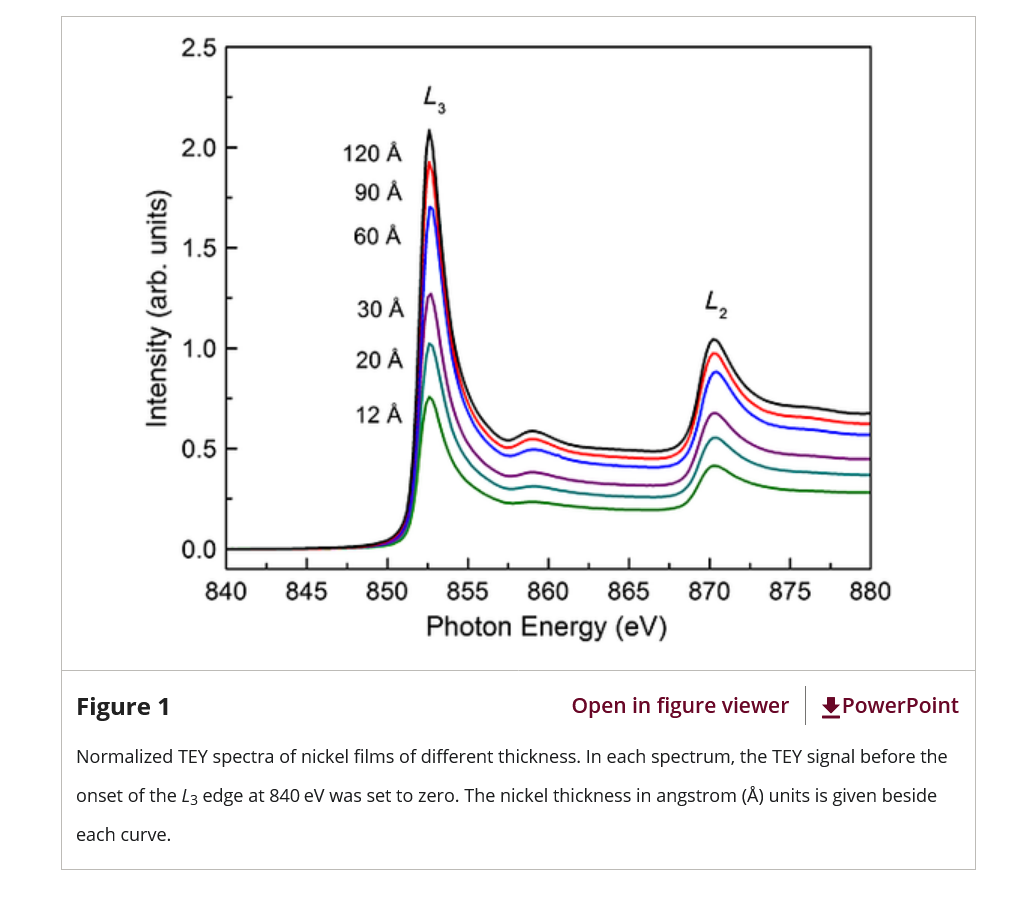
#> input picture Plot Digitising/Ni-Spectra.png, 1035 x 910 px, found by its file name
$ python plot_digitising.py
#> lines starting #> are read from the running program, lines starting #| are printed output that depends on the picture
""""
Insert plot screenshot, returns raw data

Code written by Tim Elsener using Gemini Thinking Mode 3.6 on 16.09.2026

User commands on line 345
"""
import cv2
import numpy as np
import pandas as pd
import matplotlib.pyplot as plt
import matplotlib.image as mpimg
from matplotlib.widgets import RectangleSelector


# [143 lines left out: functions digitise_spectrum, onselect, on_key_press, not called in this run]


def extract_rect_and_color(image_path):
    # State dictionary to hold variables modified by event callbacks
#> called with image_path = 'Plot Digitising\\Ni-Spectra.png'
    state = {'color': None}

    # 1. Load image and display plot
    img = mpimg.imread(image_path)
#> img is the input picture: shape (910, 1035, 3) float32; mean R, G, B 0.964, 0.961, 0.964
    fig, ax = plt.subplots(figsize=(12, 10))
    ax.imshow(img)
    ax.grid(True, color='k', linestyle='--', linewidth=.2)
    ax.set_title("1. RIGHT-click on the desired spectrum line to pick its color.\n"
                 "2. LEFT-click & drag to draw plot boundaries.\n"
                 "3. Press ENTER to confirm and close.")

    # -- Callbacks --
    def onselect(eclick, erelease):
        pass  # Rect bounds are handled by rect_selector.extents automatically

    def on_key_press(event):
        if event.key in ['enter', 'return', '\r', '\n']:
            plt.close(event.canvas.figure)

    # [17 lines left out: function on_mouse_click, not called in this run]

    # 2. Attach RectangleSelector (Left click only)
    rect_selector = RectangleSelector(
        ax,
        onselect,
        useblit=True,
        button=[1],              # Left mouse button only
        minspanx=5, minspany=5,
        props=dict(edgecolor='red', facecolor='red', alpha=0.2, fill=True),
        interactive=True
    )

    # 3. Connect listeners BEFORE plt.show()
    fig.canvas.mpl_connect('key_press_event', on_key_press)
    fig.canvas.mpl_connect('button_press_event', on_mouse_click)

    # Execution pauses here until window closes
    plt.show()
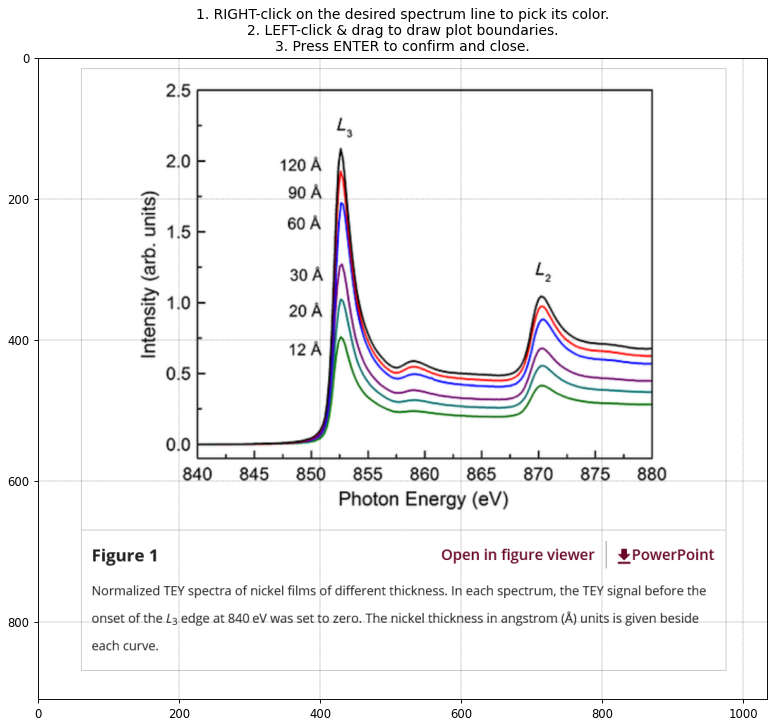
#> figure drawn by matplotlib, 1 panel

    # 4. Extract final outputs
    xmin, xmax, ymin, ymax = rect_selector.extents
    bounds = (int(xmin), int(xmax), int(ymin), int(ymax))

    print("\n" + "="*40)
    print("FINAL EXTRACTION RESULTS:")
    print(f"pixel bounds: {bounds}")
    if state['color'] is not None:
        print(f"  Target Line Color (RGB/RGBA): {state['color']}")
    else:
        print("  WARNING: No color was picked! (Did you right-click?)")
    print("="*40)

    return bounds, state['color']


"""
def extract_rect(image_path):
    # 1. Load image and display plot
    img = mpimg.imread(image_path)
    fig, ax = plt.subplots(figsize=(12, 10))
    ax.imshow(img)
    ax.grid(True, color='k', linestyle='--', linewidth=.2)
    ax.set_title("Click & drag to draw plot boundaries. \nAdjust corner handles as needed, then close the window to confirm.")

    # 2. Attach RectangleSelector
    rect_selector = RectangleSelector(
        ax,
        onselect,
        useblit=True,
        button=[1],              # Left mouse button only
        minspanx=5, minspany=5,  # Ignore accidental tiny clicks
        props=dict(edgecolor='red', facecolor='red', alpha=0.2, fill=True),
        interactive=True         # Keeps box active to drag edges/corners
    )

    plt.show()

    # 3. Connect key press listener for ENTER key
    fig.canvas.mpl_connect('key_press_event', on_key_press)

    # Show plot (script execution pauses here until window is closed or ENTER is pressed)
    plt.show()

    # 4. Extract final selection coordinates after window closes
    xmin, xmax, ymin, ymax = rect_selector.extents
    print("\n" + "="*40)
    print(f"FINAL BOUNDS CONFIRMED:")
    print(f"  (X min, X max, Y top, Y bottom) = ({xmin:.1f}, {xmax:.1f}, {ymin:.1f}, {ymax:.1f})")
    print("="*40)

    return (int(xmin), int(xmax), int(ymin), int(ymax))
"""


def extract_points(image_path):
    """
    Proper axis labelling: Extracts known data points (intensity, energy) from spectrum screenshot in matplotlib environment

    returns calibrated_data as [px, py, energy, intensity]
    """
    # 1. Load and display the image
    img = mpimg.imread(image_path)  # Replace with your image file

    fig, ax = plt.subplots(figsize=(12, 10))
    ax.imshow(img)
    ax.grid(True, color='k', linestyle='--', linewidth=.2)
    plt.title("Left-click known points (e.g., axes corners or known peaks).\nRight-click to remove last point. Press ENTER when finished.")

    # 2. Capture pixel points interactively (show_clicks=True draws red markers)
#> (the run stopped early here; a loop or call above may not have finished)

$ run again, with Plot Digitising/Ru-Spectra.png copied over Plot Digitising/Ni-Spectra.png
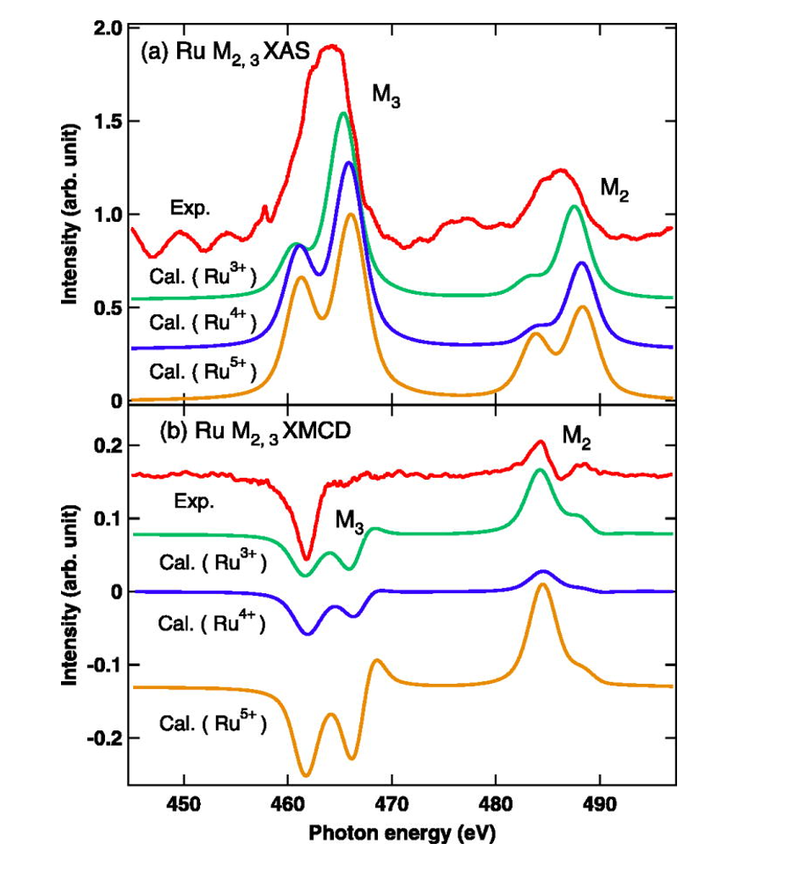
#> input picture Plot Digitising/Ru-Spectra.png, 805 x 877 px, shrunk from 950 x 1035 before the run, found by its file name
#> in extract_rect_and_color, img is the input picture: shape (877, 805, 4) float32; mean R, G, B, A 0.951, 0.943, 0.942, 1
#> in extract_rect_and_color, `plt.show()`:
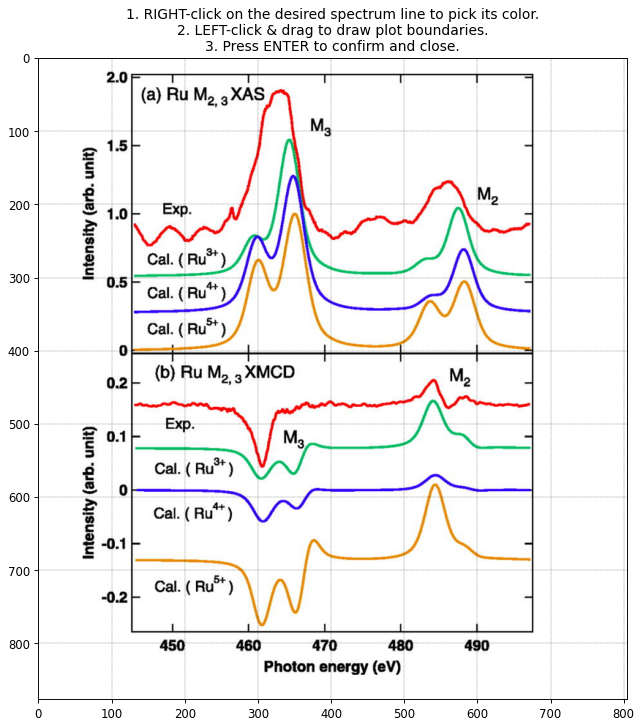
#> figure drawn by matplotlib, 1 panel

$ run again, with Plot Digitising/ni1+_ctm4xas_spectra.png copied over Plot Digitising/Ni-Spectra.png
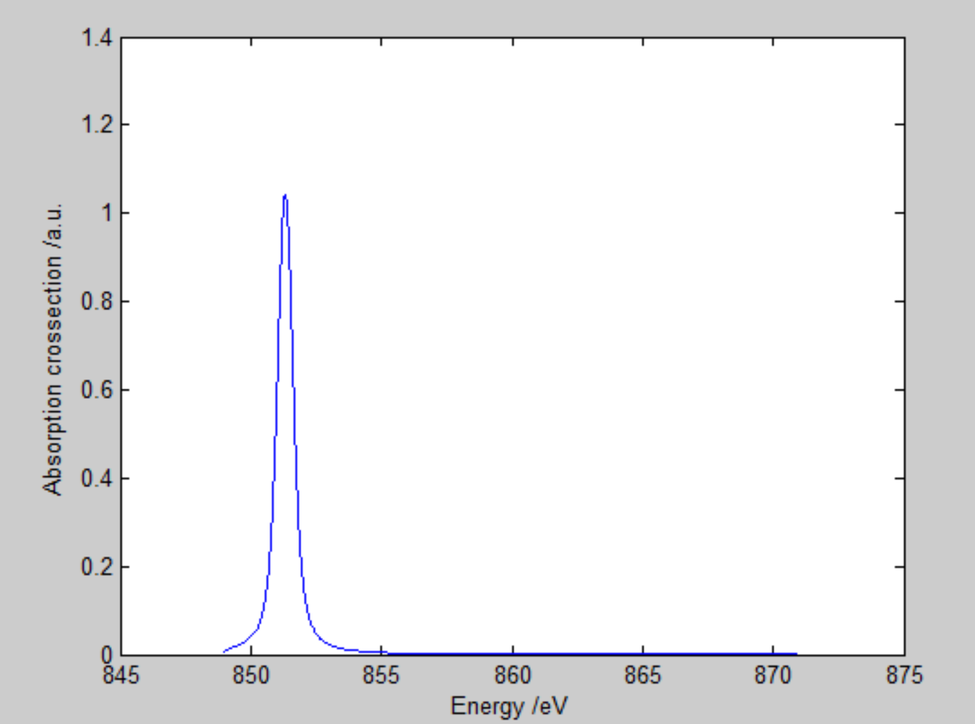
#> input picture Plot Digitising/ni1+_ctm4xas_spectra.png, 975 x 724 px, shrunk from 1350 x 1002 before the run, found by its file name
#> in extract_rect_and_color, img is the input picture: shape (724, 975, 4) float32; mean R, G, B, A 0.924, 0.924, 0.927, 1
#> in extract_rect_and_color, `plt.show()`:
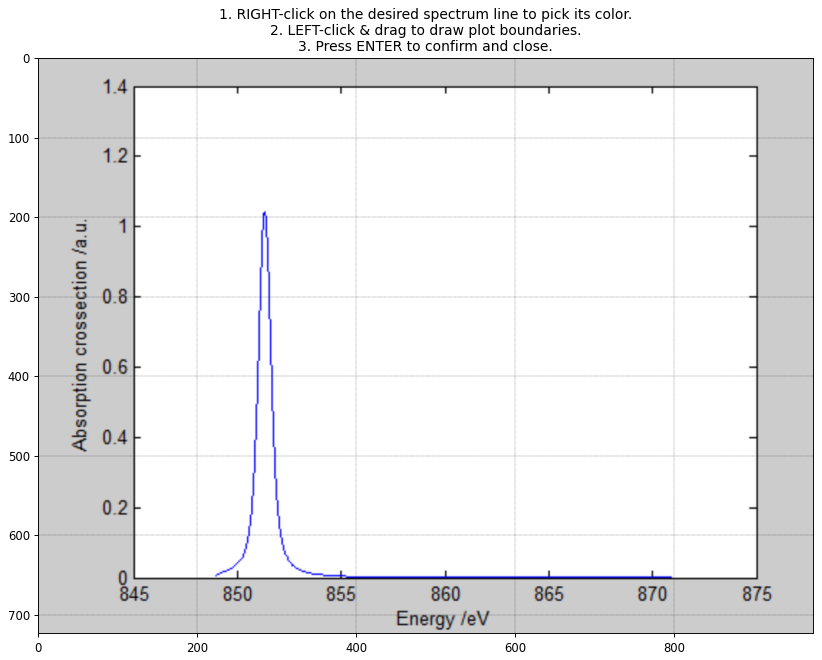
#> figure drawn by matplotlib, 1 panel
